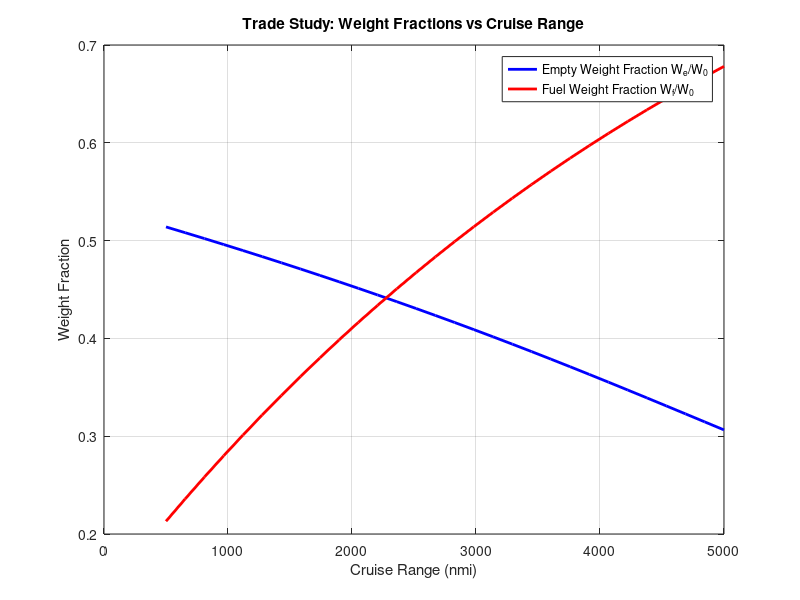
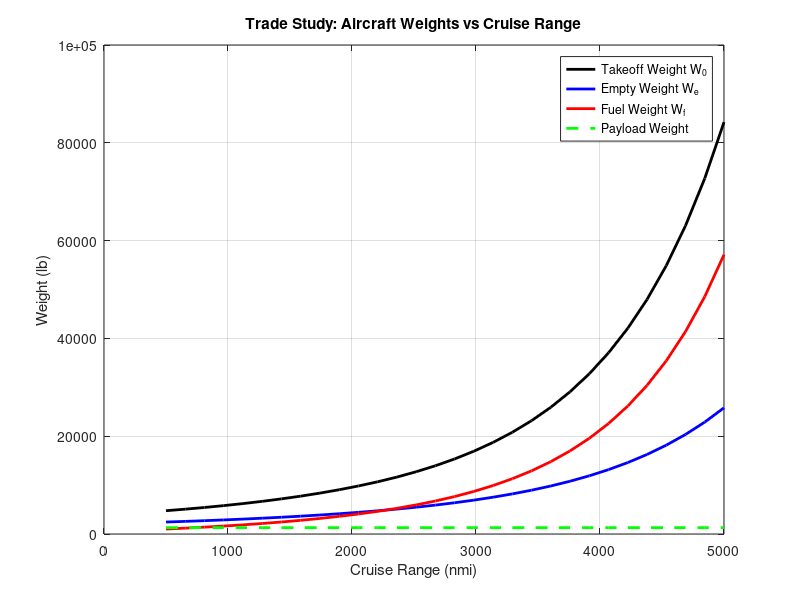

Reproduce these figures in MATLAB, in order.
clc
clear
close all

%Inputs 

% Payload weight (passengers + luggage)
W_payload = 1300;          % lb

% Cruise speed
V = 440;                  % ft/s (~270 knots)

% Lift-to-drag ratio
L_D = 13;                 % typical turboprop VLJ

% Loiter time
E_loiter = 1800;          % seconds (30 minutes)

% Specific Fuel Consumption
SFC_cruise = 0.6/3600;    % 1/s
SFC_loiter = 0.7/3600;    % 1/s

% Empty weight model (Raymer)
A = 2.36;                 % coefficient
C = -0.18;                % exponent

% Reserve fuel fraction
reserve_fraction = 0.06;

% Mission segment fixed weight fractions
wf_warmup_takeoff = 0.97;
wf_climb          = 0.985;
wf_descent_land   = 0.995;

%Trade study Parameters

% Range vector (ft)
R_min = 500*6076;  % 1000 nmi in ft
R_max = 5000*6076;  % 5000 nmi in ft
num_points = 30;    % number of points in trade study
R_cruise_vec = linspace(R_min,R_max,num_points);


W0 = zeros(size(R_cruise_vec));
We = zeros(size(R_cruise_vec));
Wf = zeros(size(R_cruise_vec));
We_frac = zeros(size(R_cruise_vec));
Wf_frac = zeros(size(R_cruise_vec));

% Trade study loop

for i = 1:length(R_cruise_vec)
    
    R_cruise = R_cruise_vec(i);  % current cruise range

    % Cruise weight fraction (Breguet range)
    wf_cruise = exp(-(R_cruise*SFC_cruise)/(V*L_D));

    % Loiter weight fraction (Breguet endurance)
    wf_loiter = exp(-(E_loiter*SFC_loiter)/(L_D));

    % Total mission fraction
    wf_mission = wf_warmup_takeoff * wf_climb * wf_cruise * wf_loiter * wf_descent_land;

    % Total fuel fraction including reserves
    fuel_fraction = (1 - wf_mission) + reserve_fraction;

    % ITERATIVE SOLVER FOR TAKEOFF WEIGHT
    W0_guess = 10000;   % initial guess
    tolerance = 1;      % convergence tolerance
    error = 1000;

    while error > tolerance
        We_guess = A * W0_guess^C * W0_guess;
        Wf_guess = fuel_fraction * W0_guess;
        W0_new = We_guess + Wf_guess + W_payload;
        error = abs(W0_new - W0_guess);
        W0_guess = W0_new;
    end

    % Store results
    W0(i) = W0_new;
    We(i) = We_guess;
    Wf(i) = Wf_guess;
    We_frac(i) = We_guess / W0_new;
    Wf_frac(i) = Wf_guess / W0_new;
end

%Plots  

% Plot weight fractions
figure;
plot(R_cruise_vec/6076, We_frac,'b-', 'LineWidth',2); hold on;
plot(R_cruise_vec/6076, Wf_frac,'r-', 'LineWidth',2);
grid on
xlabel('Cruise Range (nmi)')
ylabel('Weight Fraction')
title('Trade Study: Weight Fractions vs Cruise Range')
legend('Empty Weight Fraction W_e/W_0','Fuel Weight Fraction W_f/W_0')

% Plot absolute weights
figure;
plot(R_cruise_vec/6076, W0,'k-','LineWidth',2); hold on
plot(R_cruise_vec/6076, We,'b-','LineWidth',2);
plot(R_cruise_vec/6076, Wf,'r-','LineWidth',2);
plot(R_cruise_vec/6076, W_payload*ones(size(R_cruise_vec)),'g--','LineWidth',2);
grid on
xlabel('Cruise Range (nmi)')
ylabel('Weight (lb)')
title('Trade Study: Aircraft Weights vs Cruise Range')
legend('Takeoff Weight W_0','Empty Weight W_e','Fuel Weight W_f','Payload Weight')
